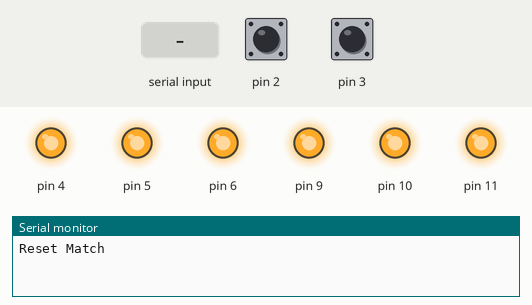
Simulated run of this sketch. Board: Arduino Uno, built with avr-gcc and run on an emulated ATmega328P. Shown: output pins drawn as LEDs (lit = HIGH), the last lines printed to the serial monitor. The inputs (shaded band) are chosen by the test bench; at power-on: pin 2 HIGH, pin 3 HIGH.

Above: at 1.2 s.
1.3 s: "start" received over Serial
At 2.45 s:
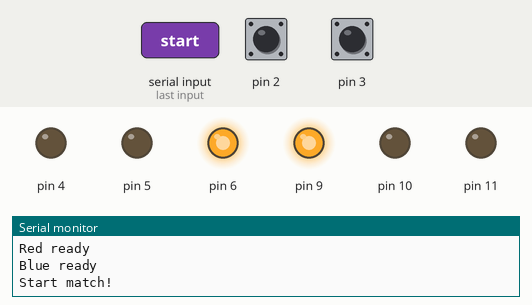
4.3 s: "disco" received over Serial
At 5.17 s:
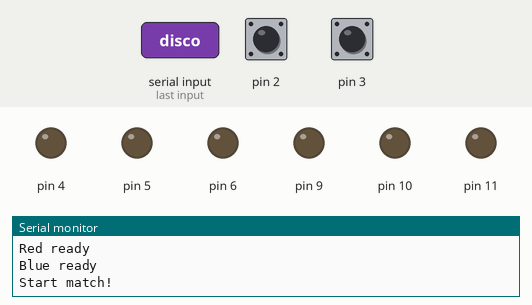
7.3 s: pin 2 pulled LOW for 0.15 s
At 8.9 s:
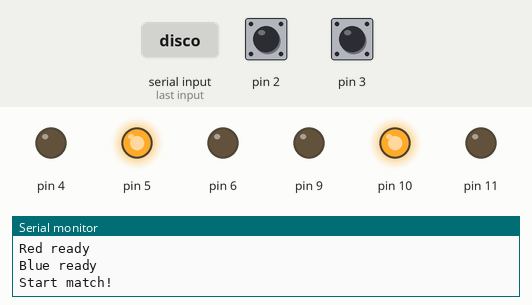
At 9.32 s:
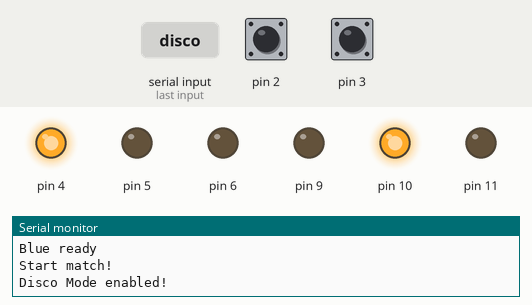
10.4 s: pin 3 pulled LOW for 0.15 s
Timing chart, 0 to 12.8 s (numbered marks = the images above; inputs shaded):
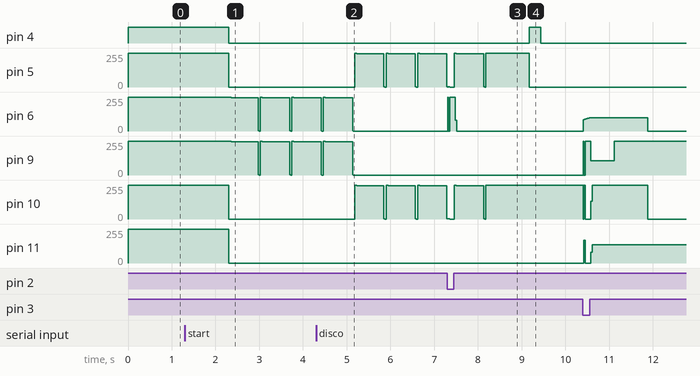

The sketch:

battle-arena.ino
```cpp
// Colors
typedef struct color color;
struct color {
  int r,g,b;
};

const color red = {255, 0, 0};
const color blue = {0, 0, 255};
const color green = {0, 255, 0};
const color white = {255, 255, 255};
const color yellow = {255, 255, 0};
const color orange = {255, 100, 0};
const color off = {0, 0, 0};

// Arena
typedef struct side side;
struct side {
  int pin_r, pin_g, pin_b, pin_reset_button;
};
bool discoMode = false;

const side left = {11, 10, 9, 2};
const side right = {6, 5, 4, 3};

// Match
typedef struct match match;
struct match {
  bool is_blue_ready, is_red_ready;
  unsigned long start_ts, end_ts;
  bool in_progress;
};

// const unsigned long MATCH_WARN_LENGTH = 110000; // tournament length
const unsigned long MATCH_WARN_LENGTH = 35000;  // demo length

match m = {false, false};

bool teams_ready() {
  return ((m.is_blue_ready) && (m.is_red_ready));
}

void set_color(color c, side s) {
  analogWrite(s.pin_r, c.r);
  analogWrite(s.pin_g, c.g);
  analogWrite(s.pin_b, c.b);
}

void make_ready_blue() {
  if (!m.is_blue_ready) {
    Serial.println("Blue ready");
  }
  m.is_blue_ready = true;
  set_color(blue, left);
}

void make_ready_red() {
  if (!m.is_red_ready) {
    Serial.println("Red ready");
  }
  m.is_red_ready = true;
  set_color(red, right);
}

void start_match() {
  Serial.println("Start match!");
  pulse(3, blue, red);

  pulse(3, green, green);

  set_color(green, left);
  set_color(green, right);

  m.in_progress = true;
  unsigned long now = millis();
  m.start_ts = now;
  m.end_ts = (now + MATCH_WARN_LENGTH);
}

void end_match() {
  Serial.println("End Match");
  pulse(5, yellow, yellow);

  pulse(5, orange, orange);

  set_color(red, left);
  set_color(red, right);
  delay(10000);
  reset_match();
};

void reset_match() {
  Serial.println("Reset Match");
  m.is_blue_ready = false;
  m.is_red_ready = false;
  m.start_ts = NULL;
  m.end_ts = NULL;
  m.in_progress = false;
  set_color(white, left);
  set_color(white, right);
}

void pulse(int times, color l, color r) {
  for(int pulses = 0; pulses <= times; pulses++) {
    float i, out;

    for (i = (3.14/2); i < (3.14*1.5); i = i + 0.01) {
      out = sin(i) * 0.5 + 0.5;

      analogWrite(left.pin_r, l.r * out);
      analogWrite(left.pin_g, l.g * out);
      analogWrite(left.pin_b, l.b * out);

      analogWrite(right.pin_r, r.r * out);
      analogWrite(right.pin_g, r.g * out);
      analogWrite(right.pin_b, r.b * out);

      delay(2);
    }
  }
}

void disco() {
  unsigned int color[3];
  color[0] = 255;
  color[1] = 0;
  color[2] = 0;

  for (int dec = 0; dec < 3; dec += 1) {
    int inc = dec == 2 ? 0 : dec + 1;

    for (float in = 0; in < 6.283; in = in + 0.01) {
      color[dec] -= 1;
      color[inc] += 1;

      analogWrite(left.pin_r, color[0]);
      analogWrite(left.pin_g, color[1]);
      analogWrite(left.pin_b, color[2]);

      analogWrite(right.pin_r, color[1]);
      analogWrite(right.pin_g, color[2]);
      analogWrite(right.pin_b, color[0]);

      delay(2);
    }
  }
}


// the setup routine runs once when you press reset:
void setup() {
  Serial.begin(9600);

  // initialize the digital pin as an output.
  pinMode(left.pin_r, OUTPUT);
  pinMode(left.pin_g, OUTPUT);
  pinMode(left.pin_b, OUTPUT);
  pinMode(right.pin_r, OUTPUT);
  pinMode(right.pin_g, OUTPUT);
  pinMode(right.pin_b, OUTPUT);

  pinMode(left.pin_reset_button, INPUT_PULLUP);
  pinMode(right.pin_reset_button, INPUT_PULLUP);

  attachInterrupt(digitalPinToInterrupt(left.pin_reset_button), make_ready_red, LOW);
  attachInterrupt(digitalPinToInterrupt(right.pin_reset_button), make_ready_blue, LOW);

  reset_match();
}

void loop() {
  String cmd = Serial.readString();
  if (cmd == "reset") {
    reset_match();
  } else if (cmd == "start") {
    make_ready_red();
    make_ready_blue();
  } else if (cmd == "disco") {
    discoMode = !discoMode;

    if (discoMode) {
      Serial.println("Disco Mode enabled!");
    } else {
      Serial.println("Goodnight Travolta");
    }
  }

  if (m.in_progress) {
    unsigned long now = millis();
    if (discoMode) {
      disco();
    }
    if(now >= m.end_ts) {
      end_match();
    }
  } else {
    if (teams_ready()) {
      start_match();
    }
  }
}
```

Measured:
- after the input at 1.3 s, pin 4: HIGH → LOW after 1.0 s; pin 5, pin 10, pin 11: 255/255 → 0/255 after 1.0 s; pin 6, pin 9: 255/255 → 254/255 after 1.0 s, then repeats every 0.72 s: 253/255 0.01 s, 252/255 0.01 s, 251/255 0.62 s, 2/255 0.01 s, 1/255 0.01 s, 0/255 0.03 s, 254/255 0.03 s
- after the input at 7.3 s, pin 11: stays 0/255 (without the input it goes to 12/255 after 2.3 s)
